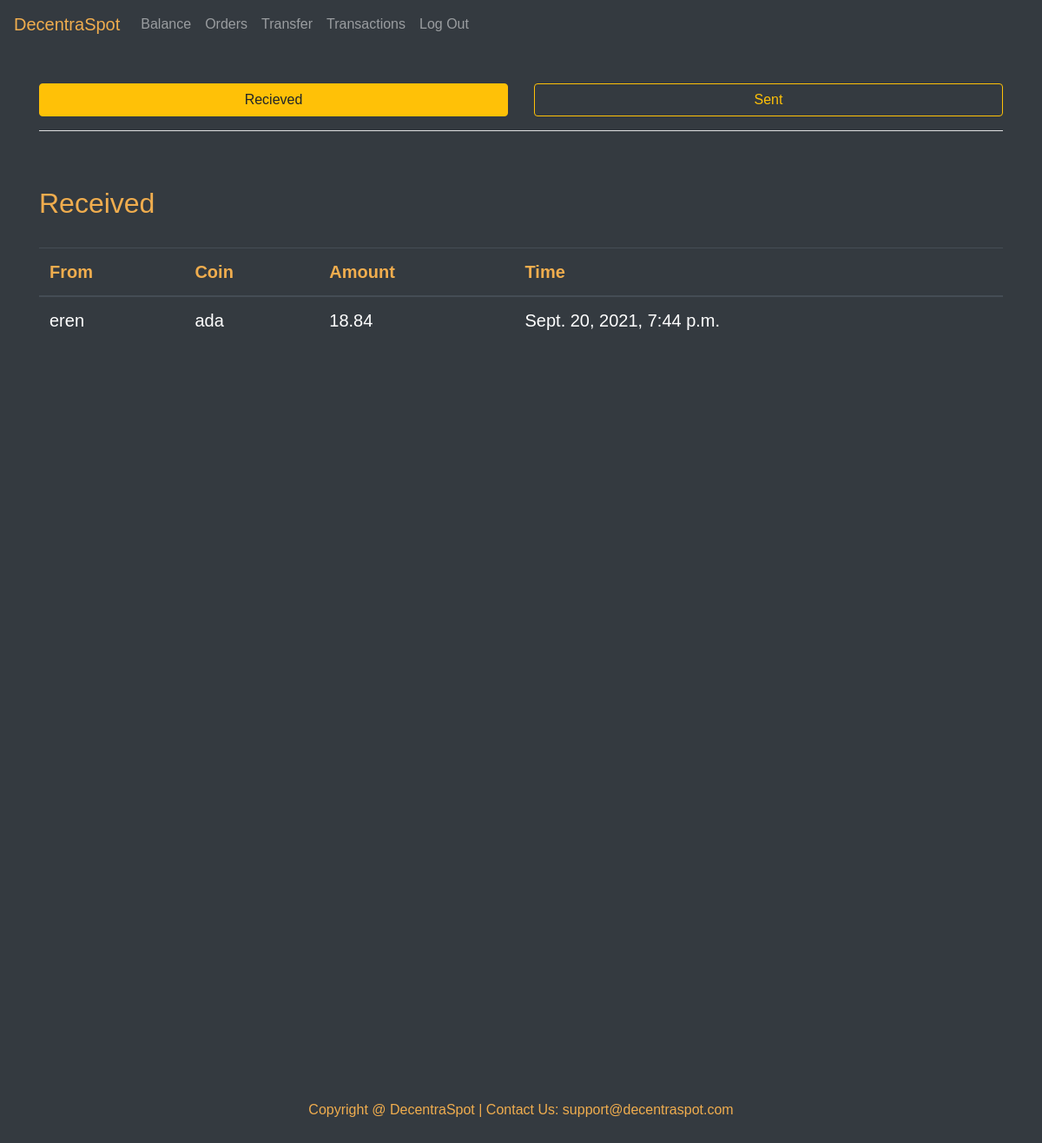
Before: /transaction/aryamansingh (signed in) with the older database file.
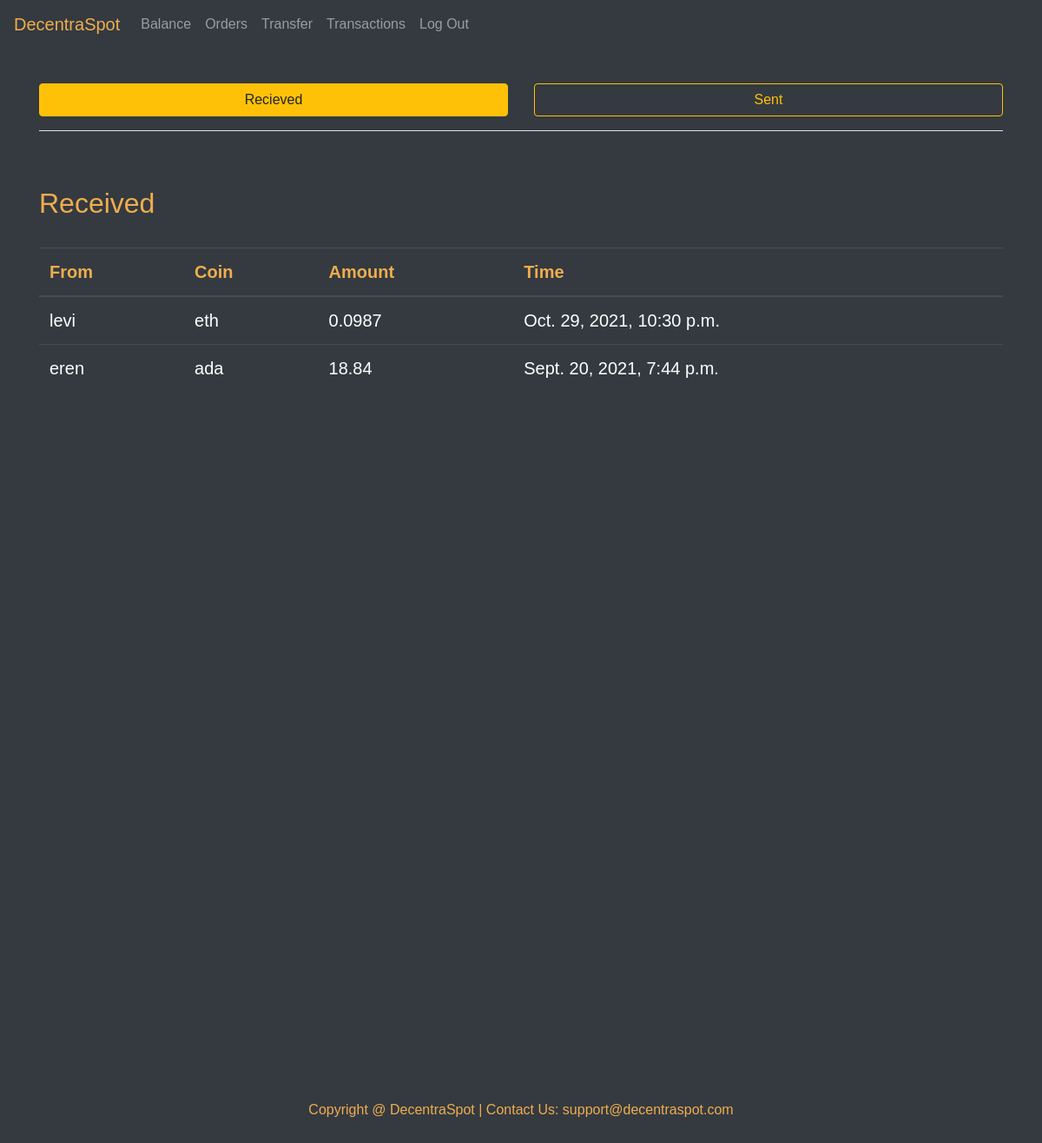
After: the same page with the newer database file.
### exchange/models.py (models this page shows, shortened)
class Transactions(models.Model):
    user=models.CharField(max_length=32)
    recipient=models.CharField(max_length=32)
    asset=models.CharField(max_length=4)
    amount=models.FloatField()
    time=models.DateTimeField(auto_now_add=True)

### exchange/views.py (the view)
# urls.py: path('transaction/<str:username>', views.transaction, name='transaction'),
@login_required
def transaction(request, username):
    if request.method == 'GET':
        try:
            sent_list=Transactions.objects.filter(user=username).order_by('-time')
            received_list=Transactions.objects.filter(recipient=username).order_by('-time')
            return render(request, 'exchange/transactions.html', {
                'sent_list':sent_list,
                'received_list':received_list
            })
        except Transactions.DoesNotExist:
            return HttpResponse("Error: User doesn't exist")

### exchange/templates/exchange/transactions.html (shortened to what this page needs)
{% extends "exchange/layout.html" %}
{% load static %}
{% block body %}
<div style="height:1200px; padding-top:40px" class="bg-dark text-white">
<div class="container">
<div class="row">
    <div class="col-sm-6">
        <button id="btn1" class="btn btn-block btn-outline-warning">Recieved</button>
    </div>
    <div class="col-sm-6">
        <button id="btn2" class="btn btn-block btn-outline-warning">Sent</button>
    </div>
</div><hr class="bg-light"><br><br>
<div id="received-view">
<h2 style="color: #f0ad4e;">Received</h2><br>
<div style="font-size:20px;" class="table-responsive">
    <table class="table table-dark table-hover">
        <thead style="color: #f0ad4e;">
            <tr>
                <th scope="col">From</th>
                <th scope="col">Coin</th>
                <th scope="col">Amount</th>
                <th scope="col">Time</th>
            </tr>
        </thead>
        <tbody>
            {% for n in received_list %}
            <tr>
                <td>{{ n.user }}</td>
                <td>{{ n.asset }}</td>
                <td>{{ n.amount }}</td>
                <td>{{ n.time }}</td>
            </tr>
            {% endfor %}
        </tbody>
    </table>
</div></div>
</div>
</div>
{% endblock %}

Changed rows visible on the page:
added Transactions: user "levi", asset "eth", amount "0.0987", time "Oct. 29, 2021, 10:30 p.m."
